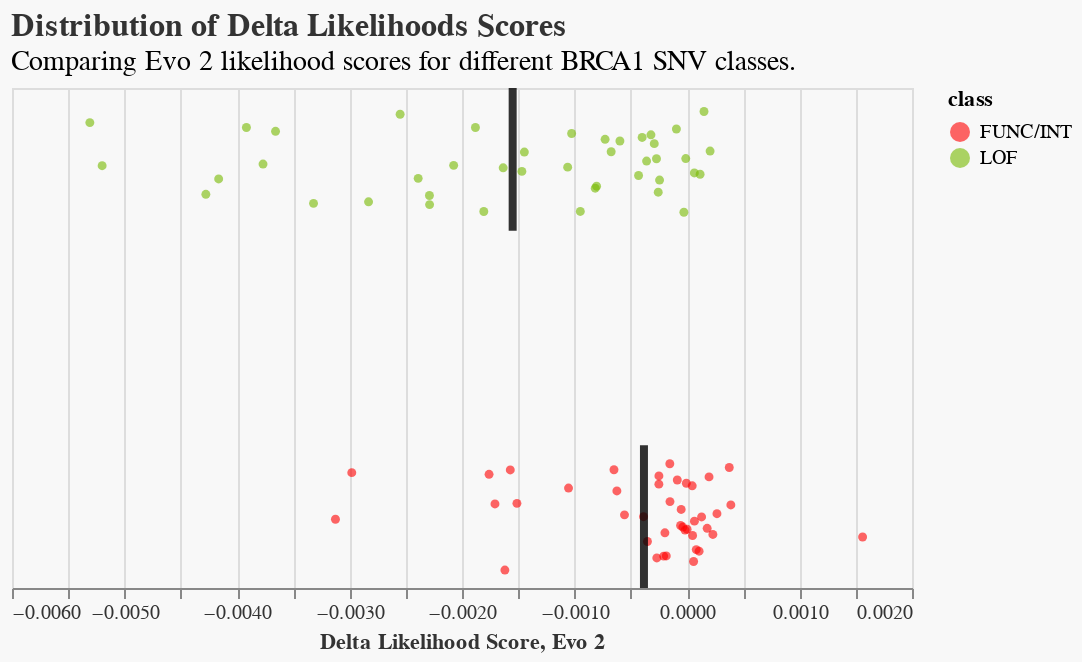

The code cell stored with this chart in its notebook:
### Markdown cell above
This delta likelihood should be predictive of how disruptive the SNV is to the protein's function: the lower the delta, the more likely that the SNV is disruptive. We can show this by comparing the distributions of delta likelihoods for the two classes of SNVs (functional/intermediate vs loss-of-function).

### Code cell
strip_chart = plot_strip_with_means(brca1_df, x_col="evo2_delta_score", class_col="class")
strip_chart.show()

### Figure 1 — Vega-Lite specification as saved in the notebook (floating-point values rounded to 4 significant figures)
{"config": {"view": {"continuousWidth": 300, "continuousHeight": 300}, "axis": {"grid": true, "gridColor": "#DDDDDD"}}, "layer": [{"data": {"name": "data-add2d4936ebd6ed81c27edd39d1f62a6"}, "mark": {"type": "circle", "opacity": 0.6, "size": 20}, "encoding": {"color": {"field": "class", "scale": {"domain": ["FUNC/INT", "LOF"], "range": ["red", "#76B900"]}, "type": "nominal"}, "tooltip": [{"field": "evo2_delta_score", "type": "quantitative"}, {"field": "class", "type": "nominal"}], "x": {"axis": {"gridColor": "#DDDDDD", "labelColor": "#333333", "titleColor": "#333333"}, "field": "evo2_delta_score", "title": "Delta Likelihood Score, Evo 2", "type": "quantitative"}, "y": {"axis": null, "field": "jitter", "title": "BRCA1 SNV Class", "type": "quantitative"}}}, {"data": {"name": "data-fbfd09e7f896a36f53d071bfdfc62798"}, "mark": {"type": "rule", "opacity": 0.8, "strokeWidth": 4}, "encoding": {"color": {"value": "black"}, "x": {"field": "evo2_delta_score", "type": "quantitative"}, "y": {"field": "y_start", "type": "quantitative"}, "y2": {"field": "y_end"}}}], "background": "#F8F8F8", "height": 250, "title": {"text": "Distribution of Delta Likelihoods Scores", "anchor": "start", "color": "#333333", "fontSize": 16, "subtitle": "Comparing Evo 2 likelihood scores for different BRCA1 SNV classes.", "subtitleFontSize": 14}, "width": 450, "$schema": "https://vega.github.io/schema/vega-lite/v5.20.1.json", "datasets": {"data-add2d4936ebd6ed81c27edd39d1f62a6": [{"chrom": 17, "pos": 41199726, "ref": "T", "alt": "C", "score": 0.1598, "class": "FUNC/INT", "ref_fasta_name": "BRCA1_ref_pos_41199726_T_class_FUNC/INT", "var_fasta_name": "BRCA1_var_pos_41199726_TtoC_class_FUNC/INT", "ref_log_probs": -0.953, "var_log_probs": -0.9535, "evo2_delta_score": -0.0005558, "jitter": 0.004794}, {"chrom": 17, "pos": 41209074, "ref": "T", "alt": "A", "score": -2.066, "class": "LOF", "ref_fasta_name": "BRCA1_ref_pos_41209074_T_class_LOF", "var_fasta_name": "BRCA1_var_pos_41209074_TtoA_class_LOF", "ref_log_probs": -0.7511, "var_log_probs": -0.7511, "evo2_delta_score": -1.109e-05, "jitter": 1.002}, {"chrom": 17, "pos": 41256913, "ref": "A", "alt": "C", "score": -0.8478, "class": "FUNC/INT", "ref_fasta_name": "BRCA1_ref_pos_41256913_A_class_FUNC/INT", "var_fasta_name": "BRCA1_var_pos_41256913_AtoC_class_FUNC/INT", "ref_log_probs": -0.7956, "var_log_probs": -0.7972, "evo2_delta_score": -0.001571, "jitter": 0.1306}, {"chrom": 17, "pos": 41219631, "ref": "T", "alt": "A", "score": -2.054, "class": "LOF", "ref_fasta_name": "BRCA1_ref_pos_41219631_T_class_LOF", "var_fasta_name": "BRCA1_var_pos_41219631_TtoA_class_LOF", "ref_log_probs": -1.033, "var_log_probs": -1.033, "evo2_delta_score": -0.000291, "jitter": 1.044}, {"chrom": 17, "pos": 41215965, "ref": "G", "alt": "A", "score": -1.672, "class": "LOF", "ref_fasta_name": "BRCA1_ref_pos_41215965_G_class_LOF", "var_fasta_name": "BRCA1_var_pos_41215965_GtoA_class_LOF", "ref_log_probs": -0.8597, "var_log_probs": -0.8604, "evo2_delta_score": -0.0006741, "jitter": 1.022}, {"chrom": 17, "pos": 41223001, "ref": "C", "alt": "G", "score": 0.2886, "class": "FUNC/INT", "ref_fasta_name": "BRCA1_ref_pos_41223001_C_class_FUNC/INT", "var_fasta_name": "BRCA1_var_pos_41223001_CtoG_class_FUNC/INT", "ref_log_probs": -0.9319, "var_log_probs": -0.9321, "evo2_delta_score": -0.0001842, "jitter": -0.1102}, {"chrom": 17, "pos": 41197728, "ref": "G", "alt": "C", "score": -2.151, "class": "LOF", "ref_fasta_name": "BRCA1_ref_pos_41197728_G_class_LOF", "var_fasta_name": "BRCA1_var_pos_41197728_GtoC_class_LOF", "ref_log_probs": -0.9991, "var_log_probs": -1.001, "evo2_delta_score": -0.001634, "jitter": 0.9766}, {"chrom": 17, "pos": 41201191, "ref": "G", "alt": "A", "score": -1.623, "class": "LOF", "ref_fasta_name": "BRCA1_ref_pos_41201191_G_class_LOF", "var_fasta_name": "BRCA1_var_pos_41201191_GtoA_class_LOF", "ref_log_probs": -0.938, "var_log_probs": -0.9404, "evo2_delta_score": -0.00239, "jitter": 0.947}, {"chrom": 17, "pos": 41223019, "ref": "C", "alt": "A", "score": -2.445, "class": "LOF", "ref_fasta_name": "BRCA1_ref_pos_41223019_C_class_LOF", "var_fasta_name": "BRCA1_var_pos_41223019_CtoA_class_LOF", "ref_log_probs": -0.9325, "var_log_probs": -0.9333, "evo2_delta_score": -0.0008157, "jitter": 0.9196}, {"chrom": 17, "pos": 41199693, "ref": "G", "alt": "T", "score": -0.07471, "class": "FUNC/INT", "ref_fasta_name": "BRCA1_ref_pos_41199693_G_class_FUNC/INT", "var_fasta_name": "BRCA1_var_pos_41199693_GtoT_class_FUNC/INT", "ref_log_probs": -0.9575, "var_log_probs": -0.9575, "evo2_delta_score": 4.971e-05, "jitter": -0.05307}, {"chrom": 17, "pos": 41276065, "ref": "C", "alt": "G", "score": -2.88, "class": "LOF", "ref_fasta_name": "BRCA1_ref_pos_41276065_C_class_LOF", "var_fasta_name": "BRCA1_var_pos_41276065_CtoG_class_LOF", "ref_log_probs": -0.943, "var_log_probs": -0.9431, "evo2_delta_score": -9.429e-05, "jitter": 1.085}, {"chrom": 17, "pos": 41215978, "ref": "G", "alt": "T", "score": -0.5422, "class": "FUNC/INT", "ref_fasta_name": "BRCA1_ref_pos_41215978_G_class_FUNC/INT", "var_fasta_name": "BRCA1_var_pos_41215978_GtoT_class_FUNC/INT", "ref_log_probs": -0.8581, "var_log_probs": -0.8584, "evo2_delta_score": -0.0002074, "jitter": -0.1107}, {"chrom": 17, "pos": 41215352, "ref": "C", "alt": "A", "score": -2.262, "class": "LOF", "ref_fasta_name": "BRCA1_ref_pos_41215352_C_class_LOF", "var_fasta_name": "BRCA1_var_pos_41215352_CtoA_class_LOF", "ref_log_probs": -0.8487, "var_log_probs": -0.8539, "evo2_delta_score": -0.005199, "jitter": 0.9825}, {"chrom": 17, "pos": 41256910, "ref": "A", "alt": "C", "score": -0.8805, "class": "FUNC/INT", "ref_fasta_name": "BRCA1_ref_pos_41256910_A_class_FUNC/INT", "var_fasta_name": "BRCA1_var_pos_41256910_AtoC_class_FUNC/INT", "ref_log_probs": -0.7955, "var_log_probs": -0.7957, "evo2_delta_score": -0.0001964, "jitter": -0.04544}, {"chrom": 17, "pos": 41215960, "ref": "A", "alt": "T", "score": -1.03, "class": "FUNC/INT", "ref_fasta_name": "BRCA1_ref_pos_41215960_A_class_FUNC/INT", "var_fasta_name": "BRCA1_var_pos_41215960_AtoT_class_FUNC/INT", "ref_log_probs": -0.8607, "var_log_probs": -0.8618, "evo2_delta_score": -0.001053, "jitter": 0.07978}, {"chrom": 17, "pos": 41215324, "ref": "G", "alt": "A", "score": -0.1513, "class": "FUNC/INT", "ref_fasta_name": "BRCA1_ref_pos_41215324_G_class_FUNC/INT", "var_fasta_name": "BRCA1_var_pos_41215324_GtoA_class_FUNC/INT", "ref_log_probs": -0.847, "var_log_probs": -0.847, "evo2_delta_score": 9.537e-07, "jitter": -0.03538}, {"chrom": 17, "pos": 41258545, "ref": "C", "alt": "T", "score": -1.678, "class": "LOF", "ref_fasta_name": "BRCA1_ref_pos_41258545_C_class_LOF", "var_fasta_name": "BRCA1_var_pos_41258545_CtoT_class_LOF", "ref_log_probs": -0.8509, "var_log_probs": -0.8532, "evo2_delta_score": -0.00229, "jitter": 0.8991}, {"chrom": 17, "pos": 41276066, "ref": "A", "alt": "G", "score": 0.06343, "class": "FUNC/INT", "ref_fasta_name": "BRCA1_ref_pos_41276066_A_class_FUNC/INT", "var_fasta_name": "BRCA1_var_pos_41276066_AtoG_class_FUNC/INT", "ref_log_probs": -0.943, "var_log_probs": -0.9432, "evo2_delta_score": -0.00025, "jitter": 0.09085}, {"chrom": 17, "pos": 41215965, "ref": "G", "alt": "C", "score": -1.022, "class": "FUNC/INT", "ref_fasta_name": "BRCA1_ref_pos_41215965_G_class_LOF", "var_fasta_name": "BRCA1_var_pos_41215965_GtoC_class_FUNC/INT", "ref_log_probs": -0.8597, "var_log_probs": -0.8613, "evo2_delta_score": -0.001619, "jitter": -0.1498}, {"chrom": 17, "pos": 41215403, "ref": "T", "alt": "G", "score": 0.2853, "class": "FUNC/INT", "ref_fasta_name": "BRCA1_ref_pos_41215403_T_class_FUNC/INT", "var_fasta_name": "BRCA1_var_pos_41215403_TtoG_class_FUNC/INT", "ref_log_probs": -0.848, "var_log_probs": -0.8476, "evo2_delta_score": 0.0003897, "jitter": 0.03258}, {"chrom": 17, "pos": 41256882, "ref": "T", "alt": "A", "score": -2.006, "class": "LOF", "ref_fasta_name": "BRCA1_ref_pos_41256882_T_class_LOF", "var_fasta_name": "BRCA1_var_pos_41256882_TtoA_class_LOF", "ref_log_probs": -0.7968, "var_log_probs": -0.7994, "evo2_delta_score": -0.00255, "jitter": 1.126}, {"chrom": 17, "pos": 41219705, "ref": "A", "alt": "T", "score": -1.72, "class": "LOF", "ref_fasta_name": "BRCA1_ref_pos_41219705_A_class_LOF", "var_fasta_name": "BRCA1_var_pos_41219705_AtoT_class_LOF", "ref_log_probs": -1.025, "var_log_probs": -1.026, "evo2_delta_score": -0.0002712, "jitter": 1.002}, {"chrom": 17, "pos": 41258545, "ref": "C", "alt": "A", "score": -1.96, "class": "LOF", "ref_fasta_name": "BRCA1_ref_pos_41258545_C_class_LOF", "var_fasta_name": "BRCA1_var_pos_41258545_CtoA_class_LOF", "ref_log_probs": -0.8509, "var_log_probs": -0.8532, "evo2_delta_score": -0.002288, "jitter": 0.8735}, {"chrom": 17, "pos": 41203115, "ref": "A", "alt": "G", "score": -2.273, "class": "LOF", "ref_fasta_name": "BRCA1_ref_pos_41203115_A_class_LOF", "var_fasta_name": "BRCA1_var_pos_41203115_AtoG_class_LOF", "ref_log_probs": -0.9066, "var_log_probs": -0.9071, "evo2_delta_score": -0.0004306, "jitter": 0.955}, {"chrom": 17, "pos": 41199729, "ref": "C", "alt": "T", "score": -2.647, "class": "LOF", "ref_fasta_name": "BRCA1_ref_pos_41199729_C_class_LOF", "var_fasta_name": "BRCA1_var_pos_41199729_CtoT_class_LOF", "ref_log_probs": -0.9523, "var_log_probs": -0.9531, "evo2_delta_score": -0.0007281, "jitter": 1.056}, {"chrom": 17, "pos": 41258526, "ref": "G", "alt": "A", "score": -0.4665, "class": "FUNC/INT", "ref_fasta_name": "BRCA1_ref_pos_41258526_G_class_FUNC/INT", "var_fasta_name": "BRCA1_var_pos_41258526_GtoA_class_FUNC/INT", "ref_log_probs": -0.8485, "var_log_probs": -0.8483, "evo2_delta_score": 0.0002663, "jitter": 0.008067}, {"chrom": 17, "pos": 41219701, "ref": "G", "alt": "C", "score": -2.076, "class": "LOF", "ref_fasta_name": "BRCA1_ref_pos_41219701_G_class_LOF", "var_fasta_name": "BRCA1_var_pos_41219701_GtoC_class_LOF", "ref_log_probs": -1.026, "var_log_probs": -1.026, "evo2_delta_score": -0.0002557, "jitter": 0.9082}, {"chrom": 17, "pos": 41276062, "ref": "T", "alt": "G", "score": -0.06179, "class": "FUNC/INT", "ref_fasta_name": "BRCA1_ref_pos_41276062_T_class_FUNC/INT", "var_fasta_name": "BRCA1_var_pos_41276062_TtoG_class_FUNC/INT", "ref_log_probs": -0.9437, "var_log_probs": -0.9434, "evo2_delta_score": 0.0002298, "jitter": -0.05}, {"chrom": 17, "pos": 41219713, "ref": "C", "alt": "T", "score": -1.953, "class": "LOF", "ref_fasta_name": "BRCA1_ref_pos_41219713_C_class_LOF", "var_fasta_name": "BRCA1_var_pos_41219713_CtoT_class_LOF", "ref_log_probs": -1.024, "var_log_probs": -1.025, "evo2_delta_score": -0.0005965, "jitter": 1.052}, {"chrom": 17, "pos": 41256899, "ref": "T", "alt": "G", "score": -3.07, "class": "LOF", "ref_fasta_name": "BRCA1_ref_pos_41256899_T_class_LOF", "var_fasta_name": "BRCA1_var_pos_41256899_TtoG_class_LOF", "ref_log_probs": -0.7962, "var_log_probs": -0.7966, "evo2_delta_score": -0.0003987, "jitter": 1.062}, {"chrom": 17, "pos": 41215403, "ref": "T", "alt": "A", "score": 0.07003, "class": "FUNC/INT", "ref_fasta_name": "BRCA1_ref_pos_41215403_T_class_FUNC/INT", "var_fasta_name": "BRCA1_var_pos_41215403_TtoA_class_FUNC/INT", "ref_log_probs": -0.848, "var_log_probs": -0.8479, "evo2_delta_score": 0.0001296, "jitter": -0.001053}, {"chrom": 17, "pos": 41258537, "ref": "T", "alt": "C", "score": -0.5914, "class": "FUNC/INT", "ref_fasta_name": "BRCA1_ref_pos_41258537_T_class_FUNC/INT", "var_fasta_name": "BRCA1_var_pos_41258537_TtoC_class_FUNC/INT", "ref_log_probs": -0.8499, "var_log_probs": -0.8516, "evo2_delta_score": -0.001759, "jitter": 0.1183}, {"chrom": 17, "pos": 41276043, "ref": "C", "alt": "G", "score": -1.88, "class": "LOF", "ref_fasta_name": "BRCA1_ref_pos_41276043_C_class_LOF", "var_fasta_name": "BRCA1_var_pos_41276043_CtoG_class_LOF", "ref_log_probs": -0.9454, "var_log_probs": -0.9453, "evo2_delta_score": 0.0001511, "jitter": 1.134}, {"chrom": 17, "pos": 41201186, "ref": "C", "alt": "G", "score": -0.03149, "class": "FUNC/INT", "ref_fasta_name": "BRCA1_ref_pos_41201186_C_class_FUNC/INT", "var_fasta_name": "BRCA1_var_pos_41201186_CtoG_class_FUNC/INT", "ref_log_probs": -0.9376, "var_log_probs": -0.9374, "evo2_delta_score": 0.0001959, "jitter": 0.1111}, {"chrom": 17, "pos": 41267762, "ref": "A", "alt": "T", "score": -1.959, "class": "LOF", "ref_fasta_name": "BRCA1_ref_pos_41267762_A_class_LOF", "var_fasta_name": "BRCA1_var_pos_41267762_AtoT_class_LOF", "ref_log_probs": -0.8595, "var_log_probs": -0.8638, "evo2_delta_score": -0.004277, "jitter": 0.9024}, {"chrom": 17, "pos": 41219650, "ref": "C", "alt": "G", "score": -0.02643, "class": "FUNC/INT", "ref_fasta_name": "BRCA1_ref_pos_41219650_C_class_FUNC/INT", "var_fasta_name": "BRCA1_var_pos_41219650_CtoG_class_FUNC/INT", "ref_log_probs": -1.033, "var_log_probs": -1.033, "evo2_delta_score": -3.707e-05, "jitter": -0.02941}, {"chrom": 17, "pos": 41219685, "ref": "G", "alt": "T", "score": 0.03759, "class": "FUNC/INT", "ref_fasta_name": "BRCA1_ref_pos_41219685_G_class_FUNC/INT", "var_fasta_name": "BRCA1_var_pos_41219685_GtoT_class_FUNC/INT", "ref_log_probs": -1.028, "var_log_probs": -1.028, "evo2_delta_score": -0.0001528, "jitter": 0.148}, {"chrom": 17, "pos": 41219643, "ref": "G", "alt": "T", "score": -2.394, "class": "LOF", "ref_fasta_name": "BRCA1_ref_pos_41219643_G_class_LOF", "var_fasta_name": "BRCA1_var_pos_41219643_GtoT_class_LOF", "ref_log_probs": -1.033, "var_log_probs": -1.032, "evo2_delta_score": 0.0002053, "jitter": 1.023}, {"chrom": 17, "pos": 41222966, "ref": "A", "alt": "C", "score": 0.3193, "class": "FUNC/INT", "ref_fasta_name": "BRCA1_ref_pos_41222966_A_class_FUNC/INT", "var_fasta_name": "BRCA1_var_pos_41222966_AtoC_class_FUNC/INT", "ref_log_probs": -0.9315, "var_log_probs": -0.9317, "evo2_delta_score": -0.0002498, "jitter": 0.1138}, {"chrom": 17, "pos": 41199686, "ref": "G", "alt": "C", "score": -1.377, "class": "LOF", "ref_fasta_name": "BRCA1_ref_pos_41199686_G_class_LOF", "var_fasta_name": "BRCA1_var_pos_41199686_GtoC_class_LOF", "ref_log_probs": -0.9582, "var_log_probs": -0.9581, "evo2_delta_score": 0.0001164, "jitter": 0.9584}, {"chrom": 17, "pos": 41219673, "ref": "A", "alt": "C", "score": 0.2071, "class": "FUNC/INT", "ref_fasta_name": "BRCA1_ref_pos_41219673_A_class_FUNC/INT", "var_fasta_name": "BRCA1_var_pos_41219673_AtoC_class_FUNC/INT", "ref_log_probs": -1.03, "var_log_probs": -1.03, "evo2_delta_score": 8.214e-05, "jitter": -0.09254}, {"chrom": 17, "pos": 41276051, "ref": "G", "alt": "A", "score": -1.602, "class": "LOF", "ref_fasta_name": "BRCA1_ref_pos_41276051_G_class_LOF", "var_fasta_name": "BRCA1_var_pos_41276051_GtoA_class_LOF", "ref_log_probs": -0.9446, "var_log_probs": -0.9446, "evo2_delta_score": 6.527e-05, "jitter": 0.9622}, {"chrom": 17, "pos": 41197766, "ref": "T", "alt": "C", "score": -0.8339, "class": "FUNC/INT", "ref_fasta_name": "BRCA1_ref_pos_41197766_T_class_FUNC/INT", "var_fasta_name": "BRCA1_var_pos_41197766_TtoC_class_FUNC/INT", "ref_log_probs": -1.0, "var_log_probs": -1.003, "evo2_delta_score": -0.00298, "jitter": 0.123}, {"chrom": 17, "pos": 41258494, "ref": "C", "alt": "A", "score": -1.589, "class": "LOF", "ref_fasta_name": "BRCA1_ref_pos_41258494_C_class_LOF", "var_fasta_name": "BRCA1_var_pos_41258494_CtoA_class_LOF", "ref_log_probs": -0.8481, "var_log_probs": -0.8518, "evo2_delta_score": -0.003657, "jitter": 1.079}, {"chrom": 17, "pos": 41256955, "ref": "C", "alt": "A", "score": -1.907, "class": "LOF", "ref_fasta_name": "BRCA1_ref_pos_41256955_C_class_LOF", "var_fasta_name": "BRCA1_var_pos_41256955_CtoA_class_LOF", "ref_log_probs": -0.7954, "var_log_probs": -0.7964, "evo2_delta_score": -0.001026, "jitter": 1.073}, {"chrom": 17, "pos": 41215387, "ref": "A", "alt": "T", "score": -1.925, "class": "LOF", "ref_fasta_name": "BRCA1_ref_pos_41215387_A_class_LOF", "var_fasta_name": "BRCA1_var_pos_41215387_AtoT_class_LOF", "ref_log_probs": -0.8487, "var_log_probs": -0.8489, "evo2_delta_score": -0.0002438, "jitter": 0.9422}, {"chrom": 17, "pos": 41201205, "ref": "A", "alt": "G", "score": -2.355, "class": "LOF", "ref_fasta_name": "BRCA1_ref_pos_41201205_A_class_LOF", "var_fasta_name": "BRCA1_var_pos_41201205_AtoG_class_LOF", "ref_log_probs": -0.9391, "var_log_probs": -0.9406, "evo2_delta_score": -0.001468, "jitter": 0.9665}, {"chrom": 17, "pos": 41267783, "ref": "T", "alt": "G", "score": 0.09843, "class": "FUNC/INT", "ref_fasta_name": "BRCA1_ref_pos_41267783_T_class_FUNC/INT", "var_fasta_name": "BRCA1_var_pos_41267783_TtoG_class_FUNC/INT", "ref_log_probs": -0.8621, "var_log_probs": -0.8625, "evo2_delta_score": -0.0003863, "jitter": -0.0003066}, {"chrom": 17, "pos": 41197751, "ref": "G", "alt": "A", "score": -2.233, "class": "LOF", "ref_fasta_name": "BRCA1_ref_pos_41197751_G_class_LOF", "var_fasta_name": "BRCA1_var_pos_41197751_GtoA_class_LOF", "ref_log_probs": -1.0, "var_log_probs": -1.003, "evo2_delta_score": -0.002831, "jitter": 0.8812}, {"chrom": 17, "pos": 41267798, "ref": "T", "alt": "A", "score": -2.718, "class": "LOF", "ref_fasta_name": "BRCA1_ref_pos_41267798_T_class_LOF", "var_fasta_name": "BRCA1_var_pos_41267798_TtoA_class_LOF", "ref_log_probs": -0.8641, "var_log_probs": -0.865, "evo2_delta_score": -0.0009484, "jitter": 0.8544}, {"chrom": 17, "pos": 41209140, "ref": "C", "alt": "T", "score": -0.05193, "class": "FUNC/INT", "ref_fasta_name": "BRCA1_ref_pos_41209140_C_class_FUNC/INT", "var_fasta_name": "BRCA1_var_pos_41209140_CtoT_class_FUNC/INT", "ref_log_probs": -0.7572, "var_log_probs": -0.7572, "evo2_delta_score": -5.841e-06, "jitter": 0.09321}, {"chrom": 17, "pos": 41215350, "ref": "C", "alt": "A", "score": -0.03114, "class": "FUNC/INT", "ref_fasta_name": "BRCA1_ref_pos_41215350_C_class_FUNC/INT", "var_fasta_name": "BRCA1_var_pos_41215350_CtoA_class_FUNC/INT", "ref_log_probs": -0.8488, "var_log_probs": -0.8488, "evo2_delta_score": -1.729e-05, "jitter": -0.03776}, {"chrom": 17, "pos": 41222995, "ref": "C", "alt": "T", "score": -0.2834, "class": "FUNC/INT", "ref_fasta_name": "BRCA1_ref_pos_41222995_C_class_FUNC/INT", "var_fasta_name": "BRCA1_var_pos_41222995_CtoT_class_FUNC/INT", "ref_log_probs": -0.9326, "var_log_probs": -0.9326, "evo2_delta_score": 5.865e-05, "jitter": -0.1258}, {"chrom": 17, "pos": 41276041, "ref": "G", "alt": "C", "score": 0.4376, "class": "FUNC/INT", "ref_fasta_name": "BRCA1_ref_pos_41276041_G_class_FUNC/INT", "var_fasta_name": "BRCA1_var_pos_41276041_GtoC_class_FUNC/INT", "ref_log_probs": -0.9449, "var_log_probs": -0.9449, "evo2_delta_score": -5.186e-05, "jitter": 0.01997}, {"chrom": 17, "pos": 41215413, "ref": "A", "alt": "G", "score": 0.1892, "class": "FUNC/INT", "ref_fasta_name": "BRCA1_ref_pos_41215413_A_class_FUNC/INT", "var_fasta_name": "BRCA1_var_pos_41215413_AtoG_class_FUNC/INT", "ref_log_probs": -0.8494, "var_log_probs": -0.8501, "evo2_delta_score": -0.0006233, "jitter": 0.0718}, {"chrom": 17, "pos": 41201212, "ref": "C", "alt": "T", "score": -2.27, "class": "LOF", "ref_fasta_name": "BRCA1_ref_pos_41201212_C_class_LOF", "var_fasta_name": "BRCA1_var_pos_41201212_CtoT_class_LOF", "ref_log_probs": -0.9391, "var_log_probs": -0.9409, "evo2_delta_score": -0.001881, "jitter": 1.089}, {"chrom": 17, "pos": 41256898, "ref": "G", "alt": "C", "score": -3.467, "class": "LOF", "ref_fasta_name": "BRCA1_ref_pos_41256898_G_class_LOF", "var_fasta_name": "BRCA1_var_pos_41256898_GtoC_class_LOF", "ref_log_probs": -0.7963, "var_log_probs": -0.7971, "evo2_delta_score": -0.0008036, "jitter": 0.9251}, {"chrom": 17, "pos": 41267745, "ref": "G", "alt": "T", "score": -2.912, "class": "LOF", "ref_fasta_name": "BRCA1_ref_pos_41267745_G_class_LOF", "var_fasta_name": "BRCA1_var_pos_41267745_GtoT_class_LOF", "ref_log_probs": -0.8578, "var_log_probs": -0.8616, "evo2_delta_score": -0.003769, "jitter": 0.987}, {"chrom": 17, "pos": 41215939, "ref": "T", "alt": "G", "score": -2.279, "class": "LOF", "ref_fasta_name": "BRCA1_ref_pos_41215939_T_class_LOF", "var_fasta_name": "BRCA1_var_pos_41215939_TtoG_class_LOF", "ref_log_probs": -0.8633, "var_log_probs": -0.8654, "evo2_delta_score": -0.002074, "jitter": 0.9834}, {"chrom": 17, "pos": 41209090, "ref": "T", "alt": "G", "score": 0.09123, "class": "FUNC/INT", "ref_fasta_name": "BRCA1_ref_pos_41209090_T_class_FUNC/INT", "var_fasta_name": "BRCA1_var_pos_41209090_TtoG_class_FUNC/INT", "ref_log_probs": -0.7527, "var_log_probs": -0.7526, "evo2_delta_score": 4.637e-05, "jitter": 0.08619}, {"chrom": 17, "pos": 41197821, "ref": "T", "alt": "C", "score": -1.847, "class": "LOF", "ref_fasta_name": "BRCA1_ref_pos_41197821_T_class_LOF", "var_fasta_name": "BRCA1_var_pos_41197821_TtoC_class_LOF", "ref_log_probs": -1.003, "var_log_probs": -1.004, "evo2_delta_score": -0.0003593, "jitter": 0.9953}, {"chrom": 17, "pos": 41199729, "ref": "C", "alt": "A", "score": -0.1097, "class": "FUNC/INT", "ref_fasta_name": "BRCA1_ref_pos_41199729_C_class_LOF", "var_fasta_name": "BRCA1_var_pos_41199729_CtoA_class_FUNC/INT", "ref_log_probs": -0.9523, "var_log_probs": -0.9522, "evo2_delta_score": 0.0001792, "jitter": -0.03293}, {"chrom": 17, "pos": 41276084, "ref": "T", "alt": "C", "score": -0.3085, "class": "FUNC/INT", "ref_fasta_name": "BRCA1_ref_pos_41276084_T_class_FUNC/INT", "var_fasta_name": "BRCA1_var_pos_41276084_TtoC_class_FUNC/INT", "ref_log_probs": -0.9403, "var_log_probs": -0.9404, "evo2_delta_score": -8.637e-05, "jitter": 0.1024}, {"chrom": 17, "pos": 41219709, "ref": "G", "alt": "C", "score": -0.4471, "class": "FUNC/INT", "ref_fasta_name": "BRCA1_ref_pos_41219709_G_class_FUNC/INT", "var_fasta_name": "BRCA1_var_pos_41219709_GtoC_class_FUNC/INT", "ref_log_probs": -1.025, "var_log_probs": -1.025, "evo2_delta_score": -0.0001513, "jitter": 0.0419}, {"chrom": 17, "pos": 41197787, "ref": "T", "alt": "G", "score": 0.1311, "class": "FUNC/INT", "ref_fasta_name": "BRCA1_ref_pos_41197787_T_class_FUNC/INT", "var_fasta_name": "BRCA1_var_pos_41197787_TtoG_class_FUNC/INT", "ref_log_probs": -1.001, "var_log_probs": -1.003, "evo2_delta_score": -0.001707, "jitter": 0.03539}, {"chrom": 17, "pos": 41215934, "ref": "A", "alt": "C", "score": -2.171, "class": "LOF", "ref_fasta_name": "BRCA1_ref_pos_41215934_A_class_LOF", "var_fasta_name": "BRCA1_var_pos_41215934_AtoC_class_LOF", "ref_log_probs": -0.8635, "var_log_probs": -0.8688, "evo2_delta_score": -0.005308, "jitter": 1.103}, {"chrom": 17, "pos": 41267750, "ref": "A", "alt": "T", "score": -1.166, "class": "FUNC/INT", "ref_fasta_name": "BRCA1_ref_pos_41267750_A_class_FUNC/INT", "var_fasta_name": "BRCA1_var_pos_41267750_AtoT_class_FUNC/INT", "ref_log_probs": -0.859, "var_log_probs": -0.8621, "evo2_delta_score": -0.003125, "jitter": -0.007597}, {"chrom": 17, "pos": 41276097, "ref": "A", "alt": "G", "score": 0.327, "class": "FUNC/INT", "ref_fasta_name": "BRCA1_ref_pos_41276097_A_class_FUNC/INT", "var_fasta_name": "BRCA1_var_pos_41276097_AtoG_class_FUNC/INT", "ref_log_probs": -0.9397, "var_log_probs": -0.9401, "evo2_delta_score": -0.0003517, "jitter": -0.06976}, {"chrom": 17, "pos": 41203099, "ref": "G", "alt": "A", "score": -0.4004, "class": "FUNC/INT", "ref_fasta_name": "BRCA1_ref_pos_41203099_G_class_FUNC/INT", "var_fasta_name": "BRCA1_var_pos_41203099_GtoA_class_FUNC/INT", "ref_log_probs": -0.9059, "var_log_probs": -0.9058, "evo2_delta_score": 0.0001074, "jitter": -0.09684}, {"chrom": 17, "pos": 41215883, "ref": "A", "alt": "C", "score": -0.6171, "class": "FUNC/INT", "ref_fasta_name": "BRCA1_ref_pos_41215883_A_class_FUNC/INT", "var_fasta_name": "BRCA1_var_pos_41215883_AtoC_class_FUNC/INT", "ref_log_probs": -0.8637, "var_log_probs": -0.8652, "evo2_delta_score": -0.001512, "jitter": 0.03699}, {"chrom": 17, "pos": 41267798, "ref": "T", "alt": "G", "score": -2.277, "class": "LOF", "ref_fasta_name": "BRCA1_ref_pos_41267798_T_class_LOF", "var_fasta_name": "BRCA1_var_pos_41267798_TtoG_class_LOF", "ref_log_probs": -0.8641, "var_log_probs": -0.8651, "evo2_delta_score": -0.001061, "jitter": 0.9784}, {"chrom": 17, "pos": 41258504, "ref": "A", "alt": "C", "score": -1.738, "class": "LOF", "ref_fasta_name": "BRCA1_ref_pos_41258504_A_class_LOF", "var_fasta_name": "BRCA1_var_pos_41258504_AtoC_class_LOF", "ref_log_probs": -0.8491, "var_log_probs": -0.8533, "evo2_delta_score": -0.004163, "jitter": 0.9453}, {"chrom": 17, "pos": 41258482, "ref": "A", "alt": "C", "score": -1.755, "class": "LOF", "ref_fasta_name": "BRCA1_ref_pos_41258482_A_class_LOF", "var_fasta_name": "BRCA1_var_pos_41258482_AtoC_class_LOF", "ref_log_probs": -0.8468, "var_log_probs": -0.8501, "evo2_delta_score": -0.00332, "jitter": 0.877}, {"chrom": 17, "pos": 41258520, "ref": "C", "alt": "T", "score": 0.0008817, "class": "FUNC/INT", "ref_fasta_name": "BRCA1_ref_pos_41258520_C_class_FUNC/INT", "var_fasta_name": "BRCA1_var_pos_41258520_CtoT_class_FUNC/INT", "ref_log_probs": -0.8485, "var_log_probs": -0.8481, "evo2_delta_score": 0.0003757, "jitter": 0.1374}, {"chrom": 17, "pos": 41222976, "ref": "A", "alt": "C", "score": -1.891, "class": "LOF", "ref_fasta_name": "BRCA1_ref_pos_41222976_A_class_LOF", "var_fasta_name": "BRCA1_var_pos_41222976_AtoC_class_LOF", "ref_log_probs": -0.931, "var_log_probs": -0.931, "evo2_delta_score": -2.76e-05, "jitter": 0.8521}, {"chrom": 17, "pos": 41267797, "ref": "C", "alt": "G", "score": -1.896, "class": "LOF", "ref_fasta_name": "BRCA1_ref_pos_41267797_C_class_LOF", "var_fasta_name": "BRCA1_var_pos_41267797_CtoG_class_LOF", "ref_log_probs": -0.8642, "var_log_probs": -0.8656, "evo2_delta_score": -0.001446, "jitter": 1.021}, {"chrom": 17, "pos": 41219672, "ref": "A", "alt": "T", "score": -2.202, "class": "LOF", "ref_fasta_name": "BRCA1_ref_pos_41219672_A_class_LOF", "var_fasta_name": "BRCA1_var_pos_41219672_AtoT_class_LOF", "ref_log_probs": -1.03, "var_log_probs": -1.03, "evo2_delta_score": -0.0003204, "jitter": 1.069}, {"chrom": 17, "pos": 41209145, "ref": "A", "alt": "T", "score": -0.123, "class": "FUNC/INT", "ref_fasta_name": "BRCA1_ref_pos_41209145_A_class_FUNC/INT", "var_fasta_name": "BRCA1_var_pos_41209145_AtoT_class_FUNC/INT", "ref_log_probs": -0.7584, "var_log_probs": -0.7585, "evo2_delta_score": -5.698e-05, "jitter": -0.02506}, {"chrom": 17, "pos": 41258466, "ref": "T", "alt": "C", "score": 0.02953, "class": "FUNC/INT", "ref_fasta_name": "BRCA1_ref_pos_41258466_T_class_FUNC/INT", "var_fasta_name": "BRCA1_var_pos_41258466_TtoC_class_FUNC/INT", "ref_log_probs": -0.8475, "var_log_probs": -0.8475, "evo2_delta_score": 6.586e-05, "jitter": -0.01276}, {"chrom": 17, "pos": 41197774, "ref": "A", "alt": "T", "score": -1.726, "class": "LOF", "ref_fasta_name": "BRCA1_ref_pos_41197774_A_class_LOF", "var_fasta_name": "BRCA1_var_pos_41197774_AtoT_class_LOF", "ref_log_probs": -1.0, "var_log_probs": -1.004, "evo2_delta_score": -0.003916, "jitter": 1.089}, {"chrom": 17, "pos": 41203090, "ref": "G", "alt": "C", "score": -0.02551, "class": "FUNC/INT", "ref_fasta_name": "BRCA1_ref_pos_41203090_G_class_FUNC/INT", "var_fasta_name": "BRCA1_var_pos_41203090_GtoC_class_FUNC/INT", "ref_log_probs": -0.9055, "var_log_probs": -0.9061, "evo2_delta_score": -0.0006492, "jitter": 0.1312}, {"chrom": 17, "pos": 41256957, "ref": "T", "alt": "C", "score": 0.2982, "class": "FUNC/INT", "ref_fasta_name": "BRCA1_ref_pos_41256957_T_class_FUNC/INT", "var_fasta_name": "BRCA1_var_pos_41256957_TtoC_class_FUNC/INT", "ref_log_probs": -0.7955, "var_log_probs": -0.794, "evo2_delta_score": 0.001561, "jitter": -0.05723}, {"chrom": 17, "pos": 41199683, "ref": "C", "alt": "T", "score": -1.584, "class": "LOF", "ref_fasta_name": "BRCA1_ref_pos_41199683_C_class_LOF", "var_fasta_name": "BRCA1_var_pos_41199683_CtoT_class_LOF", "ref_log_probs": -0.9587, "var_log_probs": -0.9605, "evo2_delta_score": -0.001806, "jitter": 0.8543}, {"chrom": 17, "pos": 41267817, "ref": "A", "alt": "T", "score": -0.3893, "class": "FUNC/INT", "ref_fasta_name": "BRCA1_ref_pos_41267817_A_class_FUNC/INT", "var_fasta_name": "BRCA1_var_pos_41267817_AtoT_class_FUNC/INT", "ref_log_probs": -0.8656, "var_log_probs": -0.8659, "evo2_delta_score": -0.0002683, "jitter": -0.1158}], "data-fbfd09e7f896a36f53d071bfdfc62798": [{"class": "FUNC/INT", "evo2_delta_score": -0.0003826, "y_start": -0.2, "y_end": 0.2}, {"class": "LOF", "evo2_delta_score": -0.00155, "y_start": 0.8, "y_end": 1.2}]}}
